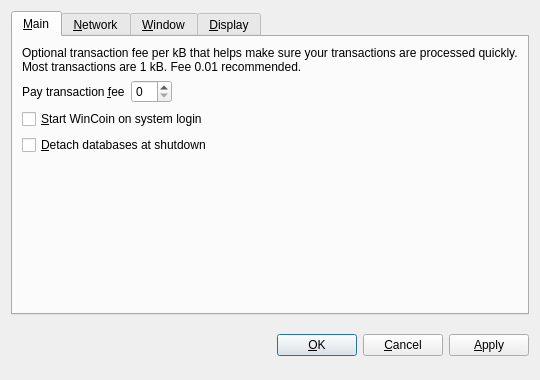
<?xml version="1.0" encoding="UTF-8"?>
<ui version="4.0">
 <class>OptionsDialog</class>
 <widget class="QDialog" name="OptionsDialog">
  <property name="geometry">
   <rect>
    <x>0</x>
    <y>0</y>
    <width>540</width>
    <height>380</height>
   </rect>
  </property>
  <property name="windowTitle">
   <string>Options</string>
  </property>
  <property name="modal">
   <bool>true</bool>
  </property>
  <layout class="QVBoxLayout" name="verticalLayout">
   <item>
    <widget class="QTabWidget" name="tabWidget">
     <property name="tabPosition">
      <enum>QTabWidget::North</enum>
     </property>
     <property name="currentIndex">
      <number>0</number>
     </property>
     <widget class="QWidget" name="tabMain">
      <attribute name="title">
       <string>&amp;Main</string>
      </attribute>
      <layout class="QVBoxLayout" name="verticalLayout_Main">
       <item>
        <widget class="QLabel" name="transactionFeeInfoLabel">
         <property name="text">
          <string>Optional transaction fee per kB that helps make sure your transactions are processed quickly. Most transactions are 1 kB. Fee 0.01 recommended.</string>
         </property>
         <property name="textFormat">
          <enum>Qt::PlainText</enum>
         </property>
         <property name="wordWrap">
          <bool>true</bool>
         </property>
        </widget>
       </item>
       <item>
        <layout class="QHBoxLayout" name="horizontalLayout_Main">
         <item>
          <widget class="QLabel" name="transactionFeeLabel">
           <property name="text">
            <string>Pay transaction &amp;fee</string>
           </property>
           <property name="textFormat">
            <enum>Qt::PlainText</enum>
           </property>
           <property name="buddy">
            <cstring>transactionFee</cstring>
           </property>
          </widget>
         </item>
         <item>
          <widget class="BitcoinAmountField" name="transactionFee"/>
         </item>
         <item>
          <spacer name="horizontalSpacer_Main">
           <property name="orientation">
            <enum>Qt::Horizontal</enum>
           </property>
           <property name="sizeHint" stdset="0">
            <size>
             <width>40</width>
             <height>20</height>
            </size>
           </property>
          </spacer>
         </item>
        </layout>
       </item>
       <item>
        <widget class="QCheckBox" name="bitcoinAtStartup">
         <property name="toolTip">
          <string>Automatically start WinCoin after logging in to the system.</string>
         </property>
         <property name="text">
          <string>&amp;Start WinCoin on system login</string>
         </property>
        </widget>
       </item>
       <item>
        <widget class="QCheckBox" name="detachDatabases">
         <property name="toolTip">
          <string>Detach block and address databases at shutdown. This means they can be moved to another data directory, but it slows down shutdown. The wallet is always detached.</string>
         </property>
         <property name="text">
          <string>&amp;Detach databases at shutdown</string>
         </property>
        </widget>
       </item>
       <item>
        <spacer name="verticalSpacer_Main">
         <property name="orientation">
          <enum>Qt::Vertical</enum>
         </property>
         <property name="sizeHint" stdset="0">
          <size>
           <width>20</width>
           <height>40</height>
          </size>
         </property>
        </spacer>
       </item>
      </layout>
     </widget>
     <widget class="QWidget" name="tabNetwork">
      <attribute name="title">
       <string>&amp;Network</string>
      </attribute>
      <layout class="QVBoxLayout" name="verticalLayout_Network">
       <item>
        <widget class="QCheckBox" name="mapPortUpnp">
         <property name="toolTip">
          <string>Automatically open the WinCoin client port on the router. This only works when your router supports UPnP and it is enabled.</string>
         </property>
         <property name="text">
          <string>Map port using &amp;UPnP</string>
         </property>
        </widget>
       </item>
       <item>
        <widget class="QCheckBox" name="connectSocks">
         <property name="toolTip">
          <string>Connect to the WinCoin network through a SOCKS proxy (e.g. when connecting through Tor).</string>
         </property>
         <property name="text">
          <string>&amp;Connect through SOCKS proxy:</string>
         </property>
        </widget>
       </item>
       <item>
        <layout class="QHBoxLayout" name="horizontalLayout_Network">
         <item>
          <widget class="QLabel" name="proxyIpLabel">
           <property name="text">
            <string>Proxy &amp;IP:</string>
           </property>
           <property name="textFormat">
            <enum>Qt::PlainText</enum>
           </property>
           <property name="buddy">
            <cstring>proxyIp</cstring>
           </property>
          </widget>
         </item>
         <item>
          <widget class="QValidatedLineEdit" name="proxyIp">
           <property name="maximumSize">
            <size>
             <width>140</width>
             <height>16777215</height>
            </size>
           </property>
           <property name="toolTip">
            <string>IP address of the proxy (e.g. 127.0.0.1)</string>
           </property>
          </widget>
         </item>
         <item>
          <widget class="QLabel" name="proxyPortLabel">
           <property name="text">
            <string>&amp;Port:</string>
           </property>
           <property name="textFormat">
            <enum>Qt::PlainText</enum>
           </property>
           <property name="buddy">
            <cstring>proxyPort</cstring>
           </property>
          </widget>
         </item>
         <item>
          <widget class="QLineEdit" name="proxyPort">
           <property name="maximumSize">
            <size>
             <width>55</width>
             <height>16777215</height>
            </size>
           </property>
           <property name="toolTip">
            <string>Port of the proxy (e.g. 9050)</string>
           </property>
          </widget>
         </item>
         <item>
          <widget class="QLabel" name="socksVersionLabel">
           <property name="text">
            <string>SOCKS &amp;Version:</string>
           </property>
           <property name="textFormat">
            <enum>Qt::PlainText</enum>
           </property>
           <property name="buddy">
            <cstring>socksVersion</cstring>
           </property>
          </widget>
         </item>
         <item>
          <widget class="QValueComboBox" name="socksVersion">
           <property name="toolTip">
            <string>SOCKS version of the proxy (e.g. 5)</string>
           </property>
          </widget>
         </item>
         <item>
          <spacer name="horizontalSpacer_Network">
           <property name="orientation">
            <enum>Qt::Horizontal</enum>
           </property>
           <property name="sizeHint" stdset="0">
            <size>
             <width>40</width>
             <height>20</height>
            </size>
           </property>
          </spacer>
         </item>
        </layout>
       </item>
       <item>
        <spacer name="verticalSpacer_Network">
         <property name="orientation">
          <enum>Qt::Vertical</enum>
         </property>
         <property name="sizeHint" stdset="0">
          <size>
           <width>20</width>
           <height>40</height>
          </size>
         </property>
        </spacer>
       </item>
      </layout>
     </widget>
     <widget class="QWidget" name="tabWindow">
      <attribute name="title">
       <string>&amp;Window</string>
      </attribute>
      <layout class="QVBoxLayout" name="verticalLayout_Window">
       <item>
        <widget class="QCheckBox" name="minimizeToTray">
         <property name="toolTip">
          <string>Show only a tray icon after minimizing the window.</string>
         </property>
         <property name="text">
          <string>&amp;Minimize to the tray instead of the taskbar</string>
         </property>
        </widget>
       </item>
       <item>
        <widget class="QCheckBox" name="minimizeOnClose">
         <property name="toolTip">
          <string>Minimize instead of exit the application when the window is closed. When this option is enabled, the application will be closed only after selecting Quit in the menu.</string>
         </property>
         <property name="text">
          <string>M&amp;inimize on close</string>
         </property>
        </widget>
       </item>
       <item>
        <spacer name="verticalSpacer_Window">
         <property name="orientation">
          <enum>Qt::Vertical</enum>
         </property>
         <property name="sizeHint" stdset="0">
          <size>
           <width>20</width>
           <height>40</height>
          </size>
         </property>
        </spacer>
       </item>
      </layout>
     </widget>
     <widget class="QWidget" name="tabDisplay">
      <attribute name="title">
       <string>&amp;Display</string>
      </attribute>
      <layout class="QVBoxLayout" name="verticalLayout_Display">
       <item>
        <layout class="QHBoxLayout" name="horizontalLayout_1_Display">
         <item>
          <widget class="QLabel" name="langLabel">
           <property name="text">
            <string>User Interface &amp;language:</string>
           </property>
           <property name="textFormat">
            <enum>Qt::PlainText</enum>
           </property>
           <property name="buddy">
            <cstring>lang</cstring>
           </property>
          </widget>
         </item>
         <item>
          <widget class="QValueComboBox" name="lang">
           <property name="toolTip">
            <string>The user interface language can be set here. This setting will take effect after restarting WinCoin.</string>
           </property>
          </widget>
         </item>
        </layout>
       </item>
       <item>
        <layout class="QHBoxLayout" name="horizontalLayout_2_Display">
         <item>
          <widget class="QLabel" name="unitLabel">
           <property name="text">
            <string>&amp;Unit to show amounts in:</string>
           </property>
           <property name="textFormat">
            <enum>Qt::PlainText</enum>
           </property>
           <property name="buddy">
            <cstring>unit</cstring>
           </property>
          </widget>
         </item>
         <item>
          <widget class="QValueComboBox" name="unit">
           <property name="toolTip">
            <string>Choose the default subdivision unit to show in the interface and when sending coins.</string>
           </property>
          </widget>
         </item>
        </layout>
       </item>
       <item>
        <widget class="QCheckBox" name="displayAddresses">
         <property name="toolTip">
          <string>Whether to show WinCoin addresses in the transaction list or not.</string>
         </property>
         <property name="text">
          <string>&amp;Display addresses in transaction list</string>
         </property>
        </widget>
       </item>
       <item>
        <spacer name="verticalSpacer_Display">
         <property name="orientation">
          <enum>Qt::Vertical</enum>
         </property>
         <property name="sizeHint" stdset="0">
          <size>
           <width>20</width>
           <height>40</height>
          </size>
         </property>
        </spacer>
       </item>
      </layout>
     </widget>
    </widget>
   </item>
   <item>
    <layout class="QHBoxLayout" name="horizontalLayout_Buttons">
     <item>
      <spacer name="horizontalSpacer_1">
       <property name="orientation">
        <enum>Qt::Horizontal</enum>
       </property>
       <property name="sizeHint" stdset="0">
        <size>
         <width>40</width>
         <height>48</height>
        </size>
       </property>
      </spacer>
     </item>
     <item>
      <widget class="QLabel" name="statusLabel">
       <property name="font">
        <font>
         <weight>75</weight>
         <bold>true</bold>
        </font>
       </property>
       <property name="text">
        <string/>
       </property>
       <property name="textFormat">
        <enum>Qt::PlainText</enum>
       </property>
       <property name="wordWrap">
        <bool>true</bool>
       </property>
      </widget>
     </item>
     <item>
      <spacer name="horizontalSpacer_2">
       <property name="orientation">
        <enum>Qt::Horizontal</enum>
       </property>
       <property name="sizeHint" stdset="0">
        <size>
         <width>40</width>
         <height>48</height>
        </size>
       </property>
      </spacer>
     </item>
     <item>
      <widget class="QPushButton" name="okButton">
       <property name="text">
        <string>&amp;OK</string>
       </property>
      </widget>
     </item>
     <item>
      <widget class="QPushButton" name="cancelButton">
       <property name="text">
        <string>&amp;Cancel</string>
       </property>
       <property name="autoDefault">
        <bool>false</bool>
       </property>
      </widget>
     </item>
     <item>
      <widget class="QPushButton" name="applyButton">
       <property name="text">
        <string>&amp;Apply</string>
       </property>
       <property name="autoDefault">
        <bool>false</bool>
       </property>
      </widget>
     </item>
    </layout>
   </item>
  </layout>
 </widget>
 <customwidgets>
  <customwidget>
   <class>BitcoinAmountField</class>
   <extends>QSpinBox</extends>
   <header>bitcoinamountfield.h</header>
  </customwidget>
  <customwidget>
   <class>QValueComboBox</class>
   <extends>QComboBox</extends>
   <header>qvaluecombobox.h</header>
  </customwidget>
  <customwidget>
   <class>QValidatedLineEdit</class>
   <extends>QLineEdit</extends>
   <header>qvalidatedlineedit.h</header>
  </customwidget>
 </customwidgets>
 <resources/>
 <connections/>
</ui>
